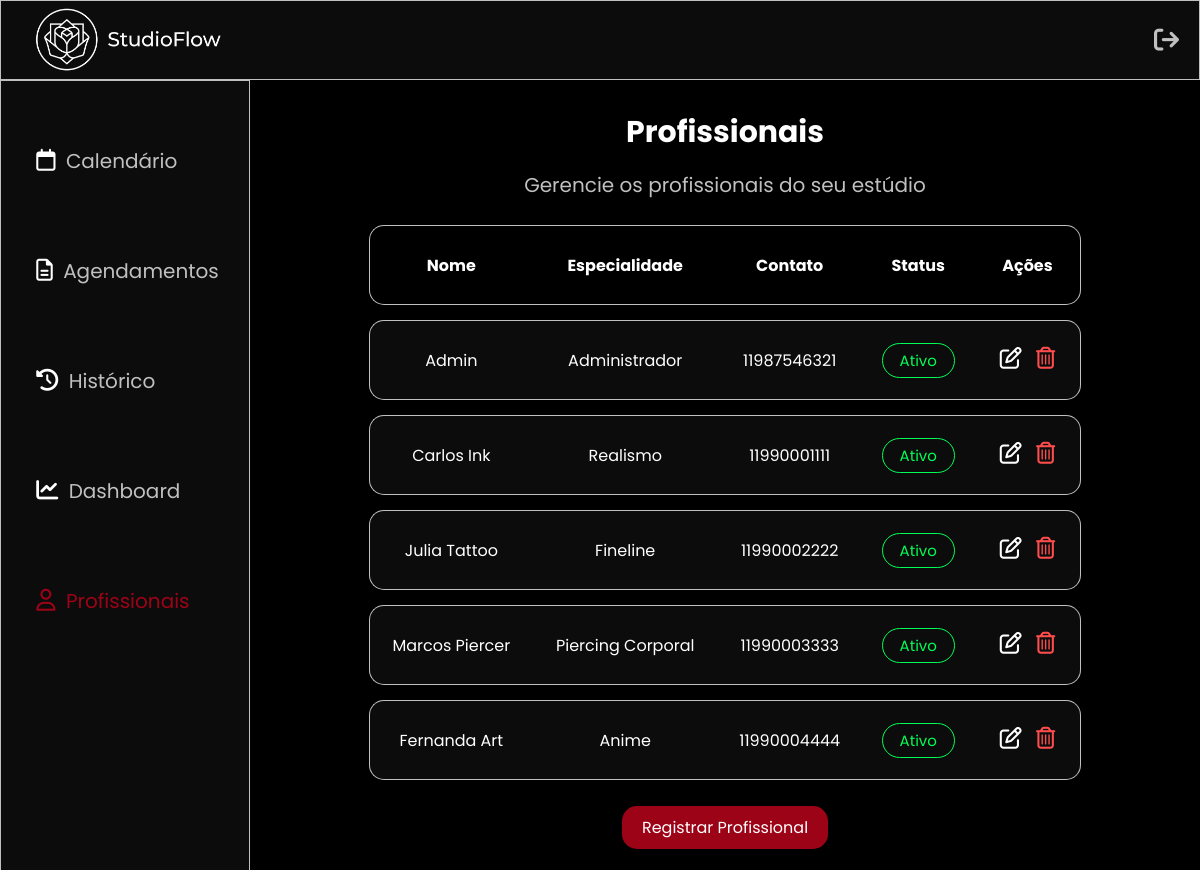
/frontend/admin/profissionais.php, run on an earlier commit of the app's database.
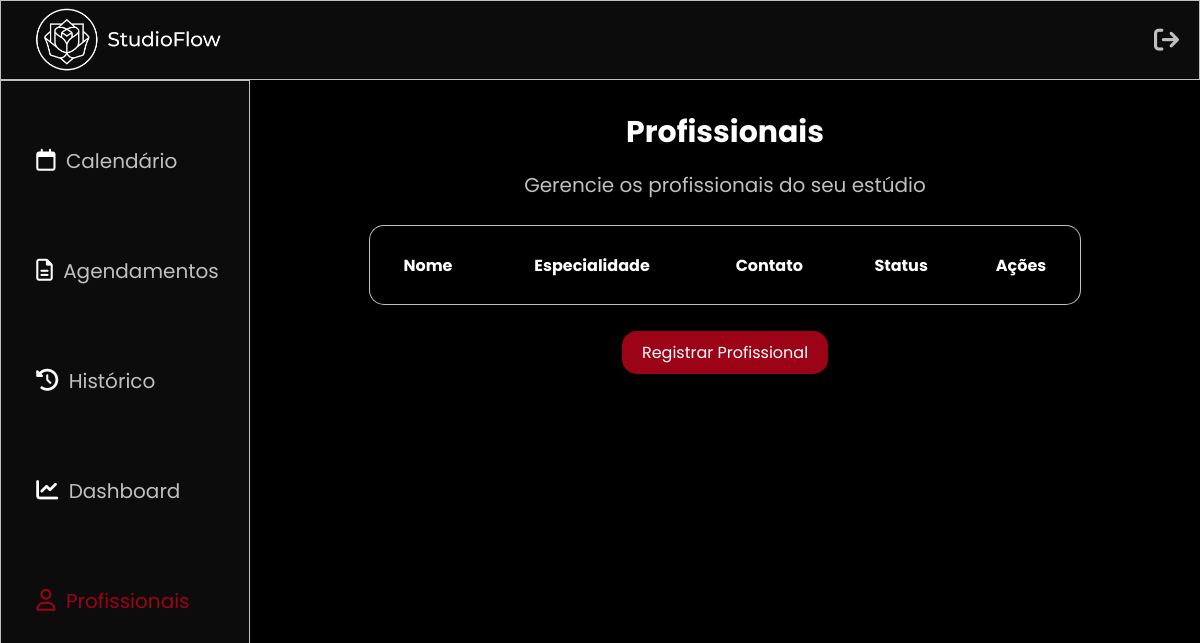
And on a later commit of the database.
### tables this page shows
CREATE TABLE profissional (
    id_profissional INT AUTO_INCREMENT PRIMARY KEY,
    nome VARCHAR(100) NOT NULL,
    contato_prof VARCHAR(11) NOT NULL,
    email VARCHAR(100) NOT NULL UNIQUE,
    senha VARCHAR(255) NOT NULL,
    especialidade VARCHAR(255) NOT NULL,
    status_profissional ENUM('ativo', 'inativo') DEFAULT 'ativo'
);

### frontend/admin/profissionais.php (the view, shortened to what this page needs)
<?php require_once '../../backend/conexao.php';
$sql = "SELECT
       profissional.id_profissional,
       profissional.nome,
       profissional.contato_prof,
       profissional.especialidade,
       profissional.status_profissional
       FROM profissional";
$stmt = $pdo->prepare($sql);
$stmt->execute();
?>
<!DOCTYPE html>
<html lang="en">
<head>
    <link rel="stylesheet" href="../../assets/css/admin.css">
    <link rel="stylesheet" href="https://cdnjs.cloudflare.com/ajax/libs/font-awesome/6.5.0/css/all.min.css">
</head>
<body>
    <header>
        <nav class="topbar">
            <a href="../index.php"><img src="../../assets/img/logo/logo-white.png" alt="StudioFlow" class="logo"></a>
            <a href="../login.php" class="logout"><i class="fa-solid fa-arrow-right-from-bracket"></i></a>
        </nav>
    </header>
    <aside>
        <nav class="sidebar">
            <div class="nav-links">
                <a href="calendario.php"><i class="fa-regular fa-calendar icon"></i> Calendário</a>
                <a href="agendamentos.php"><i class="fa-regular fa-file-lines icon"></i> Agendamentos</a>
                <a href="historico.php"><i class="fa-solid fa-clock-rotate-left icon"></i> Histórico</a>
                <a href="dashboard.php"><i class="fa-solid fa-chart-line icon"></i> Dashboard</a>
                <a href="profissionais.php" style="color: var(--red);"><i class="fa-regular fa-user icon" style="color: var(--red);"></i> Profissionais</a>
            </div>
        </nav>
    </aside>
    <main>
        <h2>Profissionais</h2>
        <p>Gerencie os profissionais do seu estúdio</p>
        <table>
            <thead>
                <tr>
                    <th>Nome</th>
                    <th>Especialidade</th>
                    <th>Contato</th>
                    <th>Status</th>
                    <th>Ações</th>
                </tr>
            </thead>
            <tbody>
          <?php while($row = $stmt->fetch()) { ?>
            <tr>
              <td><?php echo htmlspecialchars($row['nome']); ?></td>
              <td><?php echo ucwords(str_replace('_', ' ', htmlspecialchars($row['especialidade']))); ?></td>
              <td><?php echo htmlspecialchars($row['contato_prof']); ?></td>
              <td>
              <select name="status" class="status <?php echo $row['status_profissional']; ?>" data-id="<?php echo $row['id_profissional']; ?>">
              <option value="ativo" <?php if($row['status_profissional'] == 'ativo') echo 'selected'; ?> class="ativo">Ativo</option>
            </select>
            </td>
            <td>
            <a href="editar-profissional.php?id=<?php echo $row['id_profissional']; ?>"><i class="fa-regular fa-pen-to-square icon"></i></a>
            <a href="../../backend/atualizar-status.php?excluir_profissional=<?php echo $row['id_profissional']; ?>" onclick="return confirm('Deseja realmente excluir este profissional?')">
            <i class="fa-regular fa-trash-can icon" style="color: var(--cancel);"></i></a>
            </td>
            </tr>
            <?php } ?>
          </tbody>
        </table>
        <a href="../cadastro.php" class="btn">Registrar Profissional</a>
</main>
</body>
</html>

What changed in the data, as far as the page shows it:
removed profissional: nome "Admin", especialidade "Administrador", contato_prof "11987546321", status "Ativo"
removed profissional: nome "Carlos Ink", especialidade "Realismo", contato_prof "11990001111", status "Ativo"
removed profissional: nome "Julia Tattoo", especialidade "Fineline", contato_prof "11990002222", status "Ativo"
removed profissional: nome "Marcos Piercer", especialidade "Piercing Corporal", contato_prof "11990003333", status "Ativo"
removed profissional: nome "Fernanda Art", especialidade "Anime", contato_prof "11990004444", status "Ativo"
